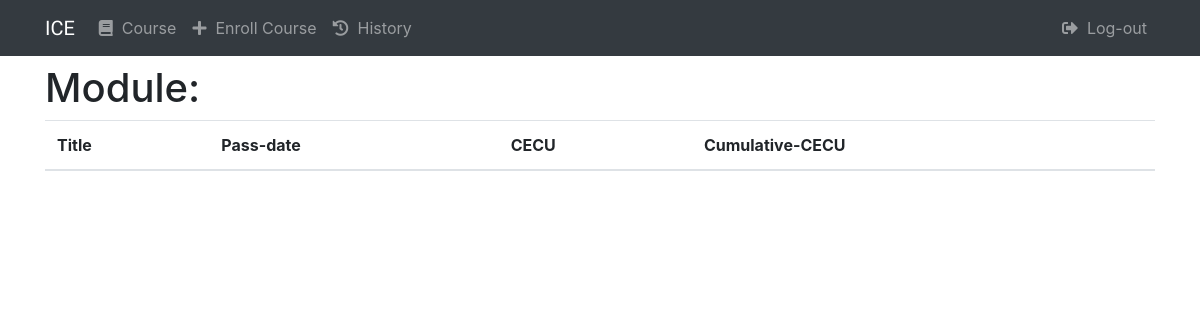
/learner/history/1/, run on an earlier commit of the app's database.
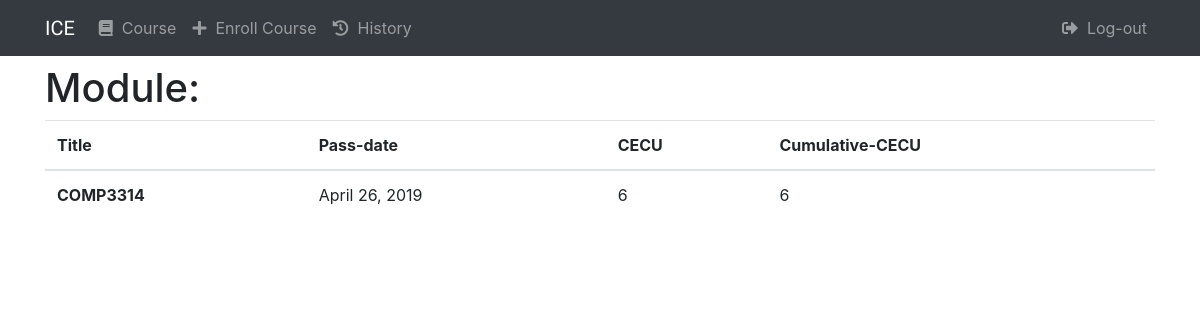
And on a later commit of the database.
### main/models.py (models this page shows)
class Course(models.Model):
	courseID = models.IntegerField()
	CECU = models.IntegerField(default = 6)
	title = models.CharField(max_length = 200)
	created_by = models.IntegerField()
	contains_modules = models.IntegerField()
	description = models.TextField(max_length = 200,default = "N/A")
	category = models.IntegerField(default = 0)

class Progress(models.Model):
	learnerID = models.IntegerField()
	takecourse = models.IntegerField()
	progress = models.IntegerField()
	pass_date = models.DateField(default="2000-01-01")
	learnerName = models.CharField(max_length = 200)

### main/views.py (the view)
# urls.py: url(r'^learner/history/(?P<lid>\d+)/$', views.viewlist, name = 'view_history'),
def viewlist(request,lid):
	list = []
	CCECU = 0
	temp = Progress.objects.filter(learnerID = lid).order_by('pass_date')
	for a in temp:
		if str(a.pass_date) != "2000-01-01":
			course = History()
			dummy = Course.objects.filter(courseID = a.takecourse).first()
			course.title = dummy.title
			course.date = a.pass_date
			course.CECU = dummy.CECU
			course.CCECU = CCECU + course.CECU
			list.append(course)
			CCECU = course.CCECU
	context = {
		'list':list,
		'lid':lid
	}
	return render(request,'history.html',context)

### templates/history.html (shortened to what this page needs)
{% extends 'learnerbase.html' %}
{% block body %}
<header>
  <h1>Module: {{title}}</h1>
</header>
<table class="table table-hover">
  <thead>
    <tr>
      <th scope="col">Title</th>
      <th scope="col">Pass-date</th>
      <th scope="col">CECU</th>
      <th scope="col">Cumulative-CECU</th>
    </tr>
  </thead>
  <tbody>
    {% for m in list %}
    <tr>
      <th scope="row">{{m.title}}</th>
      <td>{{m.date}}</td>
      <td>{{m.CECU}}</td>
      <td>{{m.CCECU}}</td>
    </tr>
    {% endfor %}
  </tbody>
</table>
{% endblock %}

### templates/learnerbase.html (shortened to what this page needs)
<!doctype html>
<html lang="en">
  <head>
    {% load staticfiles %}
    <link rel="stylesheet" href="https://maxcdn.bootstrapcdn.com/bootstrap/4.0.0/css/bootstrap.min.css">
    <link rel="stylesheet" type="text/css" href="{% static 'instructor.css' %}"/>﻿
    <link rel="stylesheet" href="https://use.fontawesome.com/releases/v5.8.1/css/all.css">
  </head>
  <body>
    <nav class="navbar fixed-top navbar-expand-lg navbar-dark bg-dark mb-4">
      <div class="container">
        <a class="navbar-brand" href="{% url 'learner' id=lid %}">ICE</a>
        <div class="collapse navbar-collapse" id="topNavbar">
          <ul class="navbar-nav mr-auto">
            <li class="nav-item">
              <a class="nav-link" href="{% url 'learner' id=lid %}"><span class="fas fa-book"></span>&nbsp; Course <span class="sr-only">(current)</span></a>
            </li>
            <li class="nav-item">
              <a class="nav-link" href="{% url 'allcourses' lid=lid cate=0 alert=0 %}"><span class="fas fa-plus"></span>&nbsp; Enroll Course</a>
            </li>
            <li class="nav-item">
              <a class="nav-link" href="{% url 'view_history' lid=lid%}"><span class="fas fa-history"></span>&nbsp; History</a>
            </li>
          </ul>
          <ul class="navbar-nav ml-auto">
            <li class="nav-item">
              <a class="nav-link" href="{% url 'logout' %}"><span class="fas fa-sign-out-alt"></span>&nbsp; Log-out</a>
            </li>
          </ul>
        </div>
      </div>
    </nav>
    <div class="container">
      {% block body %}
      {% endblock %}
    </div>
  </body>
</html>

### static/instructor.css (style rules this page uses)
body { padding-top: 40px; }
.navbar { border-radius: 0; }
.navbar-brand { font-family: 'Satisfy', cursive; }

What changed in the data, as far as the page shows it:
added Course: title "COMP3314"
added Progress: date "April 26, 2019"
Also different on the page:
new list line: "6 6"
